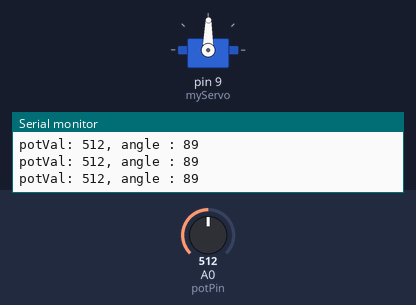
Simulated run of this sketch. Board: Arduino Uno, built with avr-gcc and run on an emulated ATmega328P. On the bench: servo, the last lines printed to the serial monitor. The test bench sets the inputs (shaded band); at power-on: A0 (potPin) = 512.

Above: at 1.2 s.
1.3 s: A0 (potPin) set to 560
At 2.1 s:
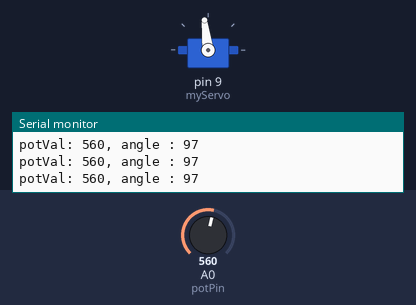
4.3 s: A0 (potPin) set to 580
At 5.0 s:
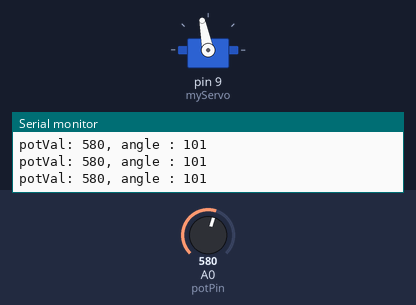
5.8 s: A0 (potPin) set to 306
At 6.9 s:
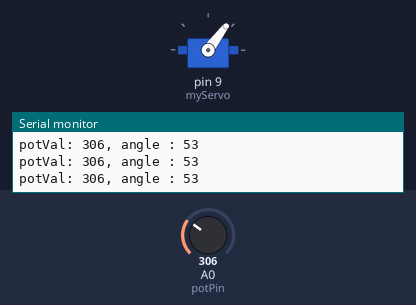
7.3 s: A0 (potPin) set to 716
At 8.3 s:
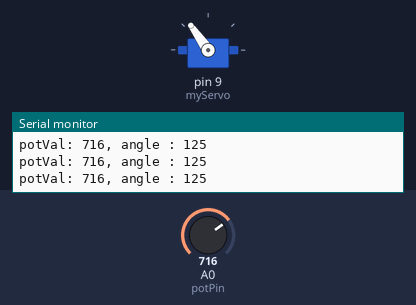
8.8 s: A0 (potPin) set to 0
At 9.8 s:
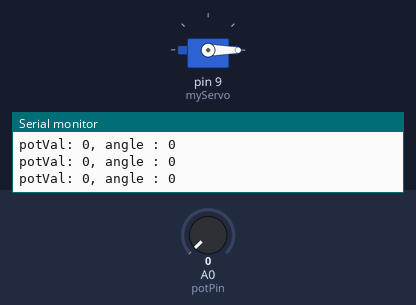
10.3 s: A0 (potPin) set to 8
At 11.7 s:
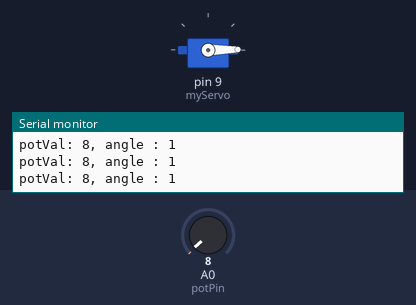
13.3 s: A0 (potPin) set to 11
Timing chart, 0 to 16.3 s (numbered marks = the images above; inputs shaded):
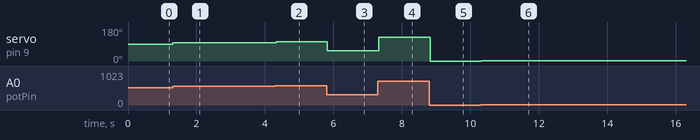

Measured:
- after the input at 1.3 s, servo on pin 9 (myServo): 89° → 97° at once
- after the input at 4.3 s, servo on pin 9 (myServo): 97° → 101° at once
- after the input at 5.8 s, servo on pin 9 (myServo): 101° → 53° at once
- after the input at 7.3 s, servo on pin 9 (myServo): 53° → 125° at once
- after the input at 8.8 s, servo on pin 9 (myServo): 125° → 0° at once
- after the input at 10.3 s, servo on pin 9 (myServo): 0° → 1° at once

The sketch:

moodCue.ino
```cpp
#include <Servo.h>
Servo myServo;

int const potPin = A0;
int potVal;
int angle;

void setup() {
  // set pin
  myServo.attach(9);

  // open serial port
  Serial.begin(9600);

}

void loop() {
  // read pot value and print
  potVal = analogRead(potPin);
  Serial.print("potVal: ");
  Serial.print(potVal);

  // map pot value to servo value and print
  angle = map(potVal, 0, 1023, 0, 179); // scales numbers from 0-1023 to 0-179
  Serial.print(", angle : ");
  Serial.println(angle);

  // move servo
  myServo.write(angle);
  delay(15);

}
```
